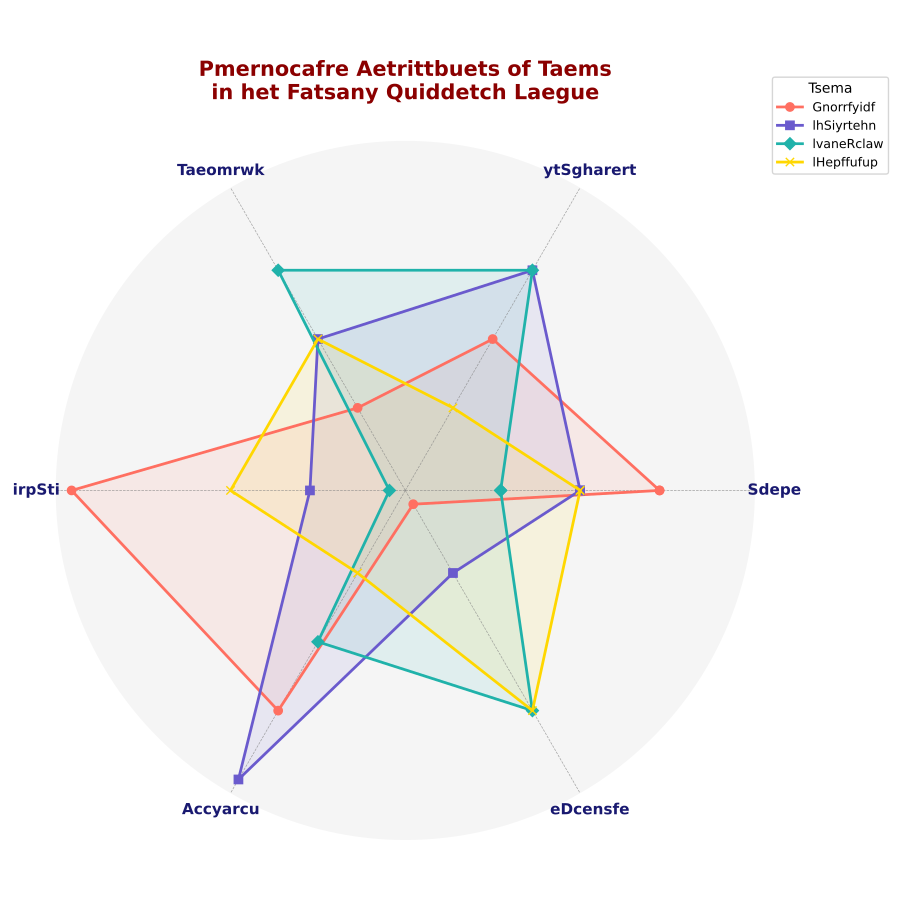

This figure's Python source:
import matplotlib.pyplot as plt
import numpy as np

# Define the attributes for Quidditch team performance with shuffled letters
attributes = ['Sdepe', 'ytSgharert', 'Taeomrwk', 'irpSti', 'Accyarcu', 'eDcensfe']
n_attributes = len(attributes)

# Data for each Quidditch team
gryffindor = [9, 8, 7, 10, 9, 6]
slytherin = [8, 9, 8, 7, 10, 7]
ravenclaw = [7, 9, 9, 6, 8, 9]
hufflepuff = [8, 7, 8, 8, 7, 9]

# Append the first value to close the radar chart
for team in [gryffindor, slytherin, ravenclaw, hufflepuff]:
    team += team[:1]

# Calculate angles for each attribute
angles = np.linspace(0, 2 * np.pi, n_attributes, endpoint=False).tolist()
angles += angles[:1]

# Set up the figure and axis for the radar chart
fig, ax = plt.subplots(figsize=(9, 9), subplot_kw=dict(polar=True))

ax.set_facecolor('whitesmoke')
ax.spines['polar'].set_visible(False)

# Add shuffled attribute labels
plt.xticks(angles[:-1], attributes, fontsize=11, fontweight='bold', color='midnightblue')

# Define markers and colors
colors = ['#ff6f61', '#6a5acd', '#20b2aa', '#ffd700']
markers = ['o', 's', 'D', 'x']
# Shuffle group labels
team_names = ['Gnorrfyidf', 'lhSiyrtehn', 'lvaneRclaw', 'lHepffufup']

# Plot each team's attribute data
for idx, team in enumerate([gryffindor, slytherin, ravenclaw, hufflepuff]):
    ax.plot(angles, team, color=colors[idx], linewidth=2, linestyle='solid', label=team_names[idx], marker=markers[idx], markersize=6)
    ax.fill(angles, team, color=colors[idx], alpha=0.1)

ax.grid(color='gray', linestyle='--', linewidth=0.5, alpha=0.7)
ax.set_yticks([])

# Add a legend with a shuffled title
plt.legend(loc='upper right', bbox_to_anchor=(1.2, 1.1), title='Tsema', fontsize=9)

# Add a shuffled title
plt.title('Pmernocafre Aetrittbuets of Taems\nin het Fatsany Quiddetch Laegue', 
          size=15, fontweight='bold', pad=30, color='darkred')

plt.tight_layout()
plt.show()
